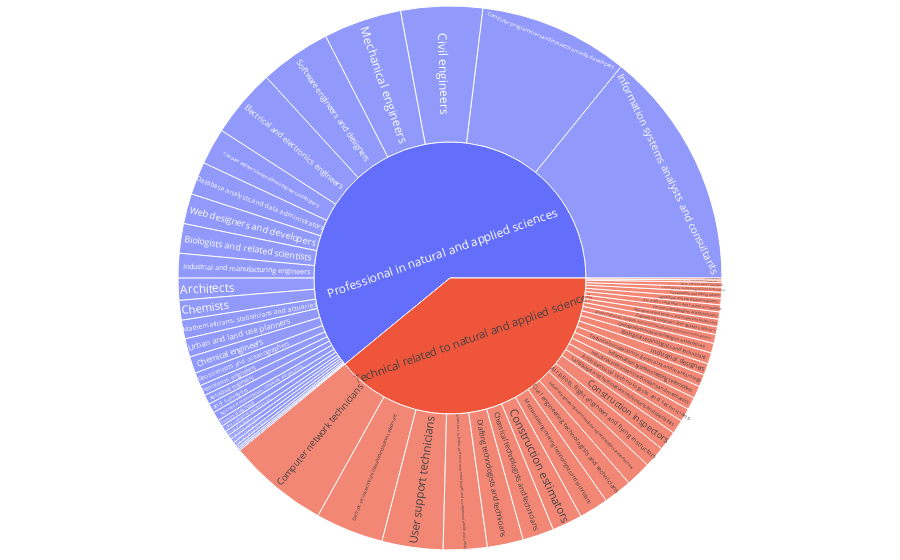

This figure's notebook cell:
### Code cell
# Best jobs in IT and Average salary in different It domains


it_dom = df_rev[(df_rev['H1'] == 'Natural and applied sciences and related')&(df_rev.job_hierarchy ==6)]
fig = px.sunburst(it_dom, path=['H2','occupation'], values='COUNT_ELF_FYFT')
fig.update_layout(margin = dict(t=6, l=6, r=6, b=10))

#fig.update_layout(uniformtext=dict(minsize=8, mode='hide'))
fig.show()



fig, ax = plt.subplots(figsize=(20,7))
df_rev[(df_rev['H1'] == 'Natural and applied sciences and related')&(df_rev.job_hierarchy ==4)]\
.groupby(['H2','occupation']).mean()['MED_EARNINGS'].sort_values(ascending=False).plot.bar(ax = ax,color = 'blue',alpha = 0.8)
plt.xticks(rotation=45)
plt.xlabel('Jobs',fontsize=15,labelpad= 6)
plt.ylabel('Salary in canadian dollars',fontsize=18 ,labelpad= 10)
max_width = 20
ax.set_xticklabels(textwrap.fill(x.get_text(), 30) for x in ax.get_xticklabels())

sizes = np.round(df_rev[(df_rev['H1'] == 'Natural and applied sciences and related')&(df_rev.job_hierarchy ==4)]\
.groupby(['H2','occupation']).mean()['MED_EARNINGS'].sort_values(ascending=False).values,2)

for i in range((len(sizes))):
    plt.text(x = i-0.2, y = sizes[i]+1000, s = "$"+str(sizes[i])+'k', size = 10)
plt.title("Average Salary in different IT Jobs",fontsize = 18)

plt.show()

### Figure 1 — Plotly figure (JSON) as saved in the notebook; plotly's stock layout.template omitted (floating-point values rounded to 4 significant figures)
{"data": [{"branchvalues": "total", "domain": {"x": [0, 1], "y": [0, 1]}, "hoverlabel": {"namelength": 0}, "hovertemplate": "labels=%{label}<br>COUNT_ELF_FYFT=%{value}<br>parent=%{parent}<br>id=%{id}", "ids": [" Professional in natural and applied sciences/Aerospace engineers", " Technical related to natural and applied sciences/Agricultural and fish products inspectors", " Professional in natural and applied sciences/Agricultural representatives, consultants and specialists", " Technical related to natural and applied sciences/Air pilots, flight engineers and flying instructors", " Technical related to natural and applied sciences/Air traffic controllers and related occupations", " Technical related to natural and applied sciences/Aircraft instrument, electrical and avionics mechanics, technicians and inspectors", " Professional in natural and applied sciences/Architects", " Technical related to natural and applied sciences/Architectural technologists and technicians", " Technical related to natural and applied sciences/Biological technologists and technicians", " Professional in natural and applied sciences/Biologists and related scientists", " Professional in natural and applied sciences/Chemical engineers", " Technical related to natural and applied sciences/Chemical technologists and technicians", " Professional in natural and applied sciences/Chemists", " Technical related to natural and applied sciences/Civil engineering technologists and technicians", " Professional in natural and applied sciences/Civil engineers", " Professional in natural and applied sciences/Computer engineers (except software engineers and designers)", " Technical related to natural and applied sciences/Computer network technicians", " Professional in natural and applied sciences/Computer programmers and interactive media developers", " Technical related to natural and applied sciences/Conservation and fishery officers", " Technical related to natural and applied sciences/Construction estimators", " Technical related to natural and applied sciences/Construction inspectors", " Professional in natural and applied sciences/Database analysts and data administrators", " Technical related to natural and applied sciences/Deck officers, water transport", " Technical related to natural and applied sciences/Drafting technologists and technicians", " Professional in natural and applied sciences/Electrical and electronics engineers", " Technical related to natural and applied sciences/Electronic service technicians (household and business equipment)", " Technical related to natural and applied sciences/Engineer officers, water transport", " Technical related to natural and applied sciences/Engineering inspectors and regulatory officers", " Professional in natural and applied sciences/Forestry professionals", " Technical related to natural and applied sciences/Forestry technologists and technicians", " Technical related to natural and applied sciences/Geological and mineral technologists and technicians", " Professional in natural and applied sciences/Geological engineers", " Professional in natural and applied sciences/Geoscientists and oceanographers", " Professional in natural and applied sciences/Industrial and manufacturing engineers", " Technical related to natural and applied sciences/Industrial designers", " Technical related to natural and applied sciences/Industrial engineering and manufacturing technologists and technicians", " Technical related to natural and applied sciences/Industrial instrument technicians and mechanics", " Professional in natural and applied sciences/Information systems analysts and consultants", " Technical related to natural and applied sciences/Information systems testing technicians", " Technical related to natural and applied sciences/Inspectors in public and environmental health and occupational health and safety", " Technical related to natural and applied sciences/Land survey technologists and technicians", " Professional in natural and applied sciences/Land surveyors", " Technical related to natural and applied sciences/Landscape and horticulture technicians and specialists", " Professional in natural and applied sciences/Landscape architects", " Professional in natural and applied sciences/Mathematicians, statisticians and actuaries", " Technical related to natural and applied sciences/Mechanical engineering technologists and technicians", " Professional in natural and applied sciences/Mechanical engineers", " Professional in natural and applied sciences/Metallurgical and materials engineers", " Professional in natural and applied sciences/Meteorologists and climatologists", " Professional in natural and applied sciences/Mining engineers", " Technical related to natural and applied sciences/Non-destructive testers and inspection technicians", " Professional in natural and applied sciences/Other professional engineers, n.e.c.", " Professional in natural and applied sciences/Other professional occupations in physical sciences", " Professional in natural and applied sciences/Petroleum engineers", " Professional in natural and applied sciences/Physicists and astronomers", " Technical related to natural and applied sciences/Railway traffic controllers and marine traffic regulators", " Professional in natural and applied sciences/Software engineers and designers", " Technical related to natural and applied sciences/Technical occupations in geomatics and meteorology", " Professional in natural and applied sciences/Urban and land use planners", " Technical related to natural and applied sciences/User support technicians", " Professional in natural and applied sciences/Web designers and developers", " Professional in natural and applied sciences", " Technical related to natural and applied sciences"], "labels": ["Aerospace engineers", "Agricultural and fish products inspectors", "Agricultural representatives, consultants and specialists", "Air pilots, flight engineers and flying instructors", "Air traffic controllers and related occupations", "Aircraft instrument, electrical and avionics mechanics, technicians and inspectors", "Architects", "Architectural technologists and technicians", "Biological technologists and technicians", "Biologists and related scientists", "Chemical engineers", "Chemical technologists and technicians", "Chemists", "Civil engineering technologists and technicians", "Civil engineers", "Computer engineers (except software engineers and designers)", "Computer network technicians", "Computer programmers and interactive media developers", "Conservation and fishery officers", "Construction estimators", "Construction inspectors", "Database analysts and data administrators", "Deck officers, water transport", "Drafting technologists and technicians", "Electrical and electronics engineers", "Electronic service technicians (household and business equipment)", "Engineer officers, water transport", "Engineering inspectors and regulatory officers", "Forestry professionals", "Forestry technologists and technicians", "Geological and mineral technologists and technicians", "Geological engineers", "Geoscientists and oceanographers", "Industrial and manufacturing engineers", "Industrial designers", "Industrial engineering and manufacturing technologists and technicians", "Industrial instrument technicians and mechanics", "Information systems analysts and consultants", "Information systems testing technicians", "Inspectors in public and environmental health and occupational health and safety", "Land survey technologists and technicians", "Land surveyors", "Landscape and horticulture technicians and specialists", "Landscape architects", "Mathematicians, statisticians and actuaries", "Mechanical engineering technologists and technicians", "Mechanical engineers", "Metallurgical and materials engineers", "Meteorologists and climatologists", "Mining engineers", "Non-destructive testers and inspection technicians", "Other professional engineers, n.e.c.", "Other professional occupations in physical sciences", "Petroleum engineers", "Physicists and astronomers", "Railway traffic controllers and marine traffic regulators", "Software engineers and designers", "Technical occupations in geomatics and meteorology", "Urban and land use planners", "User support technicians", "Web designers and developers", " Professional in natural and applied sciences", " Technical related to natural and applied sciences"], "name": "", "parents": [" Professional in natural and applied sciences", " Technical related to natural and applied sciences", " Professional in natural and applied sciences", " Technical related to natural and applied sciences", " Technical related to natural and applied sciences", " Technical related to natural and applied sciences", " Professional in natural and applied sciences", " Technical related to natural and applied sciences", " Technical related to natural and applied sciences", " Professional in natural and applied sciences", " Professional in natural and applied sciences", " Technical related to natural and applied sciences", " Professional in natural and applied sciences", " Technical related to natural and applied sciences", " Professional in natural and applied sciences", " Professional in natural and applied sciences", " Technical related to natural and applied sciences", " Professional in natural and applied sciences", " Technical related to natural and applied sciences", " Technical related to natural and applied sciences", " Technical related to natural and applied sciences", " Professional in natural and applied sciences", " Technical related to natural and applied sciences", " Technical related to natural and applied sciences", " Professional in natural and applied sciences", " Technical related to natural and applied sciences", " Technical related to natural and applied sciences", " Technical related to natural and applied sciences", " Professional in natural and applied sciences", " Technical related to natural and applied sciences", " Technical related to natural and applied sciences", " Professional in natural and applied sciences", " Professional in natural and applied sciences", " Professional in natural and applied sciences", " Technical related to natural and applied sciences", " Technical related to natural and applied sciences", " Technical related to natural and applied sciences", " Professional in natural and applied sciences", " Technical related to natural and applied sciences", " Technical related to natural and applied sciences", " Technical related to natural and applied sciences", " Professional in natural and applied sciences", " Technical related to natural and applied sciences", " Professional in natural and applied sciences", " Professional in natural and applied sciences", " Technical related to natural and applied sciences", " Professional in natural and applied sciences", " Professional in natural and applied sciences", " Professional in natural and applied sciences", " Professional in natural and applied sciences", " Technical related to natural and applied sciences", " Professional in natural and applied sciences", " Professional in natural and applied sciences", " Professional in natural and applied sciences", " Professional in natural and applied sciences", " Technical related to natural and applied sciences", " Professional in natural and applied sciences", " Technical related to natural and applied sciences", " Professional in natural and applied sciences", " Technical related to natural and applied sciences", " Professional in natural and applied sciences", "", ""], "type": "sunburst", "values": [8890, 5950, 8560, 19725, 6485, 8265, 20425, 12395, 10440, 27480, 15625, 29060, 18325, 26270, 75750, 33795, 93635, 138850, 5660, 28150, 18205, 30550, 4440, 33405, 63750, 63135, 1805, 7230, 6225, 6765, 8985, 3915, 12300, 22795, 10760, 23565, 11610, 221450, 11535, 40680, 4670, 8715, 13025, 2370, 17335, 27165, 72540, 3530, 1665, 4525, 6995, 5800, 1530, 9760, 4160, 2150, 66125, 11390, 17085, 56570, 27960, 951785, 610120]}], "layout": {"legend": {"tracegroupgap": 0}, "margin": {"b": 10, "l": 6, "r": 6, "t": 6}}}
